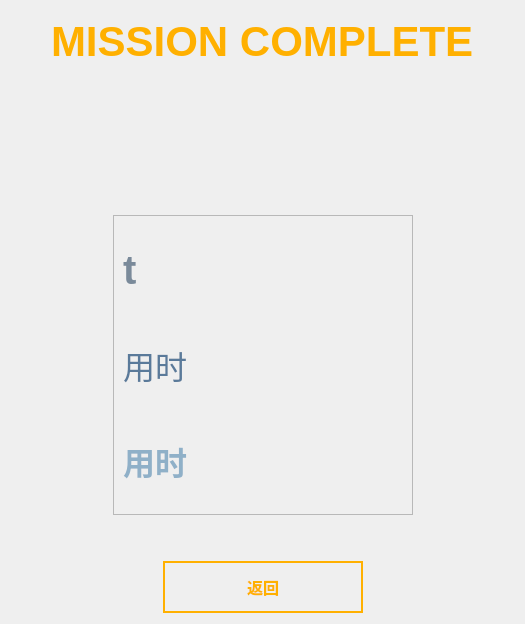
               <widget class="QWidget" name="Illuminate_page_Result">
                <layout class="QGridLayout" name="gridLayout_13">
                 <item row="1" column="0">
                  <widget class="QFrame" name="frame_3">
                   <property name="maximumSize">
                    <size>
                     <width>16777215</width>
                     <height>3</height>
                    </size>
                   </property>
                   <property name="styleSheet">
                    <string notr="true">
										  QFrame {
										  background-color: #ffb000;
										  border: none;
										  }
									  </string>
                   </property>
                   <property name="frameShape">
                    <enum>QFrame::StyledPanel</enum>
                   </property>
                   <property name="frameShadow">
                    <enum>QFrame::Raised</enum>
                   </property>
                  </widget>
                 </item>
                 <item row="3" column="0">
                  <layout class="QHBoxLayout" name="horizontalLayout_12">
                   <item>
                    <spacer name="horizontalSpacer_11">
                     <property name="orientation">
                      <enum>Qt::Horizontal</enum>
                     </property>
                     <property name="sizeHint" stdset="0">
                      <size>
                       <width>40</width>
                       <height>20</height>
                      </size>
                     </property>
                    </spacer>
                   </item>
                   <item>
                    <widget class="QFrame" name="Illuminate_correctCard">
                     <property name="minimumSize">
                      <size>
                       <width>300</width>
                       <height>300</height>
                      </size>
                     </property>
                     <property name="maximumSize">
                      <size>
                       <width>300</width>
                       <height>300</height>
                      </size>
                     </property>
                     <property name="frameShape">
                      <enum>QFrame::StyledPanel</enum>
                     </property>
                     <property name="frameShadow">
                      <enum>QFrame::Raised</enum>
                     </property>
                     <layout class="QGridLayout" name="gridLayout_12">
                      <item row="2" column="0">
                       <widget class="QLabel" name="Illuminate_correctValueLabel">
                        <property name="styleSheet">
                         <string notr="true">QLabel#Illuminate_correctValueLabel {
    color: #8fb0c8;
    font-family: &quot;Microsoft YaHei&quot;;
    font-size: 32px;
    font-weight: bold;
    background: transparent;
    border: none;
    qproperty-alignment: AlignCenter;
}</string>
                        </property>
                        <property name="text">
                         <string>用时</string>
                        </property>
                       </widget>
                      </item>
                      <item row="1" column="0">
                       <widget class="QLabel" name="Illuminate_correctTitleLabel">
                        <property name="styleSheet">
                         <string notr="true">QLabel#Illuminate_correctTitleLabel {
    color: #5a7a9a;
    font-family: &quot;Microsoft YaHei&quot;;
    font-size: 32px;
    background: transparent;
    border: none;
    qproperty-alignment: AlignCenter;
}</string>
                        </property>
                        <property name="text">
                         <string>用时</string>
                        </property>
                       </widget>
                      </item>
                      <item row="0" column="0">
                       <widget class="QLabel" name="Illuminate_feedbackLabel">
                        <property name="styleSheet">
                         <string notr="true">QLabel#Illuminate_feedbackLabel {
    color: #7a8a9a;
    font-family: &quot;Microsoft YaHei&quot;;
    font-size: 40px;
    font-weight: bold;
    background: transparent;
    border: none;
    qproperty-alignment: AlignCenter;
}</string>
                        </property>
                        <property name="text">
                         <string>t</string>
                        </property>
                       </widget>
                      </item>
                     </layout>
                    </widget>
                   </item>
                   <item>
                    <spacer name="horizontalSpacer_12">
                     <property name="orientation">
                      <enum>Qt::Horizontal</enum>
                     </property>
                     <property name="sizeHint" stdset="0">
                      <size>
                       <width>40</width>
                       <height>20</height>
                      </size>
                     </property>
                    </spacer>
                   </item>
                  </layout>
                 </item>
                 <item row="0" column="0">
                  <layout class="QHBoxLayout" name="horizontalLayout_11">
                   <item>
                    <spacer name="horizontalSpacer_9">
                     <property name="orientation">
                      <enum>Qt::Horizontal</enum>
                     </property>
                     <property name="sizeHint" stdset="0">
                      <size>
                       <width>40</width>
                       <height>20</height>
                      </size>
                     </property>
                    </spacer>
                   </item>
                   <item>
                    <widget class="QLabel" name="Illuminate_resultTitleLabel">
                     <property name="minimumSize">
                      <size>
                       <width>0</width>
                       <height>60</height>
                      </size>
                     </property>
                     <property name="maximumSize">
                      <size>
                       <width>16777215</width>
                       <height>60</height>
                      </size>
                     </property>
                     <property name="styleSheet">
                      <string notr="true">QLabel#Illuminate_resultTitleLabel {
    color: #ffb000;
    font-family: &quot;Microsoft YaHei&quot;;
    font-size: 42px;
    font-weight: bold;
    background: transparent;
    border: none;
    qproperty-alignment: AlignCenter;
}</string>
                     </property>
                     <property name="text">
                      <string>MISSION COMPLETE</string>
                     </property>
                    </widget>
                   </item>
                   <item>
                    <spacer name="horizontalSpacer_10">
                     <property name="orientation">
                      <enum>Qt::Horizontal</enum>
                     </property>
                     <property name="sizeHint" stdset="0">
                      <size>
                       <width>40</width>
                       <height>20</height>
                      </size>
                     </property>
                    </spacer>
                   </item>
                  </layout>
                 </item>
                 <item row="2" column="0">
                  <spacer name="verticalSpacer_8">
                   <property name="orientation">
                    <enum>Qt::Vertical</enum>
                   </property>
                   <property name="sizeHint" stdset="0">
                    <size>
                     <width>20</width>
                     <height>132</height>
                    </size>
                   </property>
                  </spacer>
                 </item>
                 <item row="5" column="0">
                  <layout class="QHBoxLayout" name="horizontalLayout_13">
                   <item>
                    <spacer name="horizontalSpacer_13">
                     <property name="orientation">
                      <enum>Qt::Horizontal</enum>
                     </property>
                     <property name="sizeHint" stdset="0">
                      <size>
                       <width>40</width>
                       <height>20</height>
                      </size>
                     </property>
                    </spacer>
                   </item>
                   <item>
                    <widget class="QPushButton" name="Illuminate_resultBackButton">
                     <property name="minimumSize">
                      <size>
                       <width>200</width>
                       <height>0</height>
                      </size>
                     </property>
                     <property name="maximumSize">
                      <size>
                       <width>300</width>
                       <height>16777215</height>
                      </size>
                     </property>
                     <property name="styleSheet">
                      <string notr="true">QPushButton#Illuminate_resultBackButton {
    background-color: transparent;
    color: #ffb000;
    border: 2px solid #ffb000;
    padding: 12px 48px;
    font-family: &quot;Microsoft YaHei&quot;;
    font-size: 16px;
    font-weight: bold;
}

QPushButton#Illuminate_resultBackButton:hover {
    background-color: #ffb000;
    color: #ffffff;
}

QPushButton#Illuminate_resultBackButton:pressed {
    background-color: #e6a000;
    color: #ffffff;
}
QPushButton {
    outline: none;
}</string>
                     </property>
                     <property name="text">
                      <string>返回</string>
                     </property>
                    </widget>
                   </item>
                   <item>
                    <spacer name="horizontalSpacer_14">
                     <property name="orientation">
                      <enum>Qt::Horizontal</enum>
                     </property>
                     <property name="sizeHint" stdset="0">
                      <size>
                       <width>40</width>
                       <height>20</height>
                      </size>
                     </property>
                    </spacer>
                   </item>
                  </layout>
                 </item>
                 <item row="4" column="0">
                  <spacer name="verticalSpacer_10">
                   <property name="orientation">
                    <enum>Qt::Vertical</enum>
                   </property>
                   <property name="sizeHint" stdset="0">
                    <size>
                     <width>20</width>
                     <height>40</height>
                    </size>
                   </property>
                  </spacer>
                 </item>
                </layout>
               </widget>
